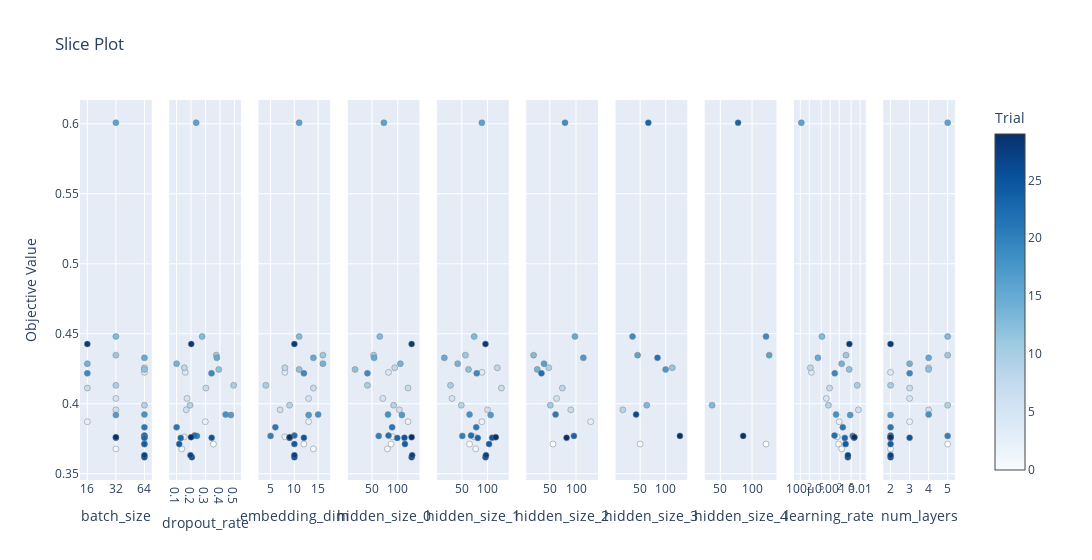

Notebook cell for this chart:
### Code cell
# Slice Plot
plot_slice(study).show()

### Figure 1 — Plotly figure (JSON) as saved in the notebook; plotly's stock layout.template omitted (floating-point values rounded to 4 significant figures)
{"data": [{"marker": {"color": [0, 1, 2, 3, 4, 5, 6, 7, 8, 9, 10, 11, 12, 13, 14, 15, 16, 17, 18, 19, 20, 21, 22, 23, 24, 25, 26, 27, 28, 29], "colorbar": {"title": {"text": "Trial"}, "x": 1, "xpad": 40}, "colorscale": [[0, "rgb(247,251,255)"], [0.125, "rgb(222,235,247)"], [0.25, "rgb(198,219,239)"], [0.375, "rgb(158,202,225)"], [0.5, "rgb(107,174,214)"], [0.625, "rgb(66,146,198)"], [0.75, "rgb(33,113,181)"], [0.875, "rgb(8,81,156)"], [1, "rgb(8,48,107)"]], "line": {"color": "Grey", "width": 0.5}, "showscale": true}, "mode": "markers", "name": "Feasible Trial", "showlegend": false, "type": "scatter", "x": [64, 32, 16, 64, 64, 32, 32, 16, 64, 64, 32, 32, 64, 32, 16, 64, 32, 32, 64, 16, 64, 64, 64, 64, 64, 32, 64, 64, 16, 32], "xaxis": "x", "y": [0.3712, 0.3678, 0.3872, 0.3764, 0.4225, 0.4038, 0.3957, 0.4112, 0.4257, 0.399, 0.4132, 0.4347, 0.4245, 0.4481, 0.4286, 0.4328, 0.6007, 0.392, 0.3923, 0.4217, 0.3771, 0.3832, 0.3773, 0.3756, 0.3712, 0.3757, 0.3618, 0.3632, 0.4427, 0.3762], "yaxis": "y"}, {"marker": {"color": [0, 1, 2, 3, 4, 5, 6, 7, 8, 9, 10, 11, 12, 13, 14, 15, 16, 17, 18, 19, 20, 21, 22, 23, 24, 25, 26, 27, 28, 29], "colorbar": {"title": {"text": "Trial"}, "x": 1, "xpad": 40}, "colorscale": [[0, "rgb(247,251,255)"], [0.125, "rgb(222,235,247)"], [0.25, "rgb(198,219,239)"], [0.375, "rgb(158,202,225)"], [0.5, "rgb(107,174,214)"], [0.625, "rgb(66,146,198)"], [0.75, "rgb(33,113,181)"], [0.875, "rgb(8,81,156)"], [1, "rgb(8,48,107)"]], "line": {"color": "Grey", "width": 0.5}, "showscale": false}, "mode": "markers", "name": "Feasible Trial", "showlegend": false, "type": "scatter", "x": [0.3551, 0.1366, 0.299, 0.1545, 0.1607, 0.1729, 0.1676, 0.3029, 0.1542, 0.194, 0.4947, 0.375, 0.3918, 0.2773, 0.1008, 0.3786, 0.236, 0.4756, 0.4391, 0.3417, 0.2409, 0.1011, 0.2248, 0.1292, 0.1189, 0.3428, 0.2063, 0.1969, 0.2019, 0.2006], "xaxis": "x2", "y": [0.3712, 0.3678, 0.3872, 0.3764, 0.4225, 0.4038, 0.3957, 0.4112, 0.4257, 0.399, 0.4132, 0.4347, 0.4245, 0.4481, 0.4286, 0.4328, 0.6007, 0.392, 0.3923, 0.4217, 0.3771, 0.3832, 0.3773, 0.3756, 0.3712, 0.3757, 0.3618, 0.3632, 0.4427, 0.3762], "yaxis": "y2"}, {"marker": {"color": [0, 1, 2, 3, 4, 5, 6, 7, 8, 9, 10, 11, 12, 13, 14, 15, 16, 17, 18, 19, 20, 21, 22, 23, 24, 25, 26, 27, 28, 29], "colorbar": {"title": {"text": "Trial"}, "x": 1, "xpad": 40}, "colorscale": [[0, "rgb(247,251,255)"], [0.125, "rgb(222,235,247)"], [0.25, "rgb(198,219,239)"], [0.375, "rgb(158,202,225)"], [0.5, "rgb(107,174,214)"], [0.625, "rgb(66,146,198)"], [0.75, "rgb(33,113,181)"], [0.875, "rgb(8,81,156)"], [1, "rgb(8,48,107)"]], "line": {"color": "Grey", "width": 0.5}, "showscale": false}, "mode": "markers", "name": "Feasible Trial", "showlegend": false, "type": "scatter", "x": [12, 14, 13, 8, 8, 13, 7, 14, 8, 9, 4, 16, 11, 11, 16, 14, 11, 13, 15, 12, 5, 6, 10, 9, 10, 12, 10, 10, 10, 9], "xaxis": "x3", "y": [0.3712, 0.3678, 0.3872, 0.3764, 0.4225, 0.4038, 0.3957, 0.4112, 0.4257, 0.399, 0.4132, 0.4347, 0.4245, 0.4481, 0.4286, 0.4328, 0.6007, 0.392, 0.3923, 0.4217, 0.3771, 0.3832, 0.3773, 0.3756, 0.3712, 0.3757, 0.3618, 0.3632, 0.4427, 0.3762], "yaxis": "y3"}, {"marker": {"color": [0, 1, 2, 3, 4, 5, 6, 7, 8, 9, 10, 11, 12, 13, 14, 15, 16, 17, 18, 19, 20, 21, 22, 23, 24, 25, 26, 27, 28, 29], "colorbar": {"title": {"text": "Trial"}, "x": 1, "xpad": 40}, "colorscale": [[0, "rgb(247,251,255)"], [0.125, "rgb(222,235,247)"], [0.25, "rgb(198,219,239)"], [0.375, "rgb(158,202,225)"], [0.5, "rgb(107,174,214)"], [0.625, "rgb(66,146,198)"], [0.75, "rgb(33,113,181)"], [0.875, "rgb(8,81,156)"], [1, "rgb(8,48,107)"]], "line": {"color": "Grey", "width": 0.5}, "showscale": false}, "mode": "markers", "name": "Feasible Trial", "showlegend": false, "type": "scatter", "x": [87, 80, 120, 90, 82, 71, 103, 120, 94, 92, 41, 53, 17, 65, 105, 54, 73, 108, 81, 41, 63, 89, 82, 99, 114, 113, 127, 128, 127, 127], "xaxis": "x4", "y": [0.3712, 0.3678, 0.3872, 0.3764, 0.4225, 0.4038, 0.3957, 0.4112, 0.4257, 0.399, 0.4132, 0.4347, 0.4245, 0.4481, 0.4286, 0.4328, 0.6007, 0.392, 0.3923, 0.4217, 0.3771, 0.3832, 0.3773, 0.3756, 0.3712, 0.3757, 0.3618, 0.3632, 0.4427, 0.3762], "yaxis": "y4"}, {"marker": {"color": [0, 1, 2, 3, 4, 5, 6, 7, 8, 9, 10, 11, 12, 13, 14, 15, 16, 17, 18, 19, 20, 21, 22, 23, 24, 25, 26, 27, 28, 29], "colorbar": {"title": {"text": "Trial"}, "x": 1, "xpad": 40}, "colorscale": [[0, "rgb(247,251,255)"], [0.125, "rgb(222,235,247)"], [0.25, "rgb(198,219,239)"], [0.375, "rgb(158,202,225)"], [0.5, "rgb(107,174,214)"], [0.625, "rgb(66,146,198)"], [0.75, "rgb(33,113,181)"], [0.875, "rgb(8,81,156)"], [1, "rgb(8,48,107)"]], "line": {"color": "Grey", "width": 0.5}, "showscale": false}, "mode": "markers", "name": "Feasible Trial", "showlegend": false, "type": "scatter", "x": [65, 77, 89, 74, 89, 31, 100, 127, 119, 49, 28, 57, 63, 74, 42, 16, 89, 106, 65, 79, 51, 78, 68, 81, 103, 109, 96, 97, 96, 116], "xaxis": "x5", "y": [0.3712, 0.3678, 0.3872, 0.3764, 0.4225, 0.4038, 0.3957, 0.4112, 0.4257, 0.399, 0.4132, 0.4347, 0.4245, 0.4481, 0.4286, 0.4328, 0.6007, 0.392, 0.3923, 0.4217, 0.3771, 0.3832, 0.3773, 0.3756, 0.3712, 0.3757, 0.3618, 0.3632, 0.4427, 0.3762], "yaxis": "y5"}, {"marker": {"color": [0, 2, 5, 6, 7, 8, 9, 11, 12, 13, 14, 15, 16, 18, 19, 20, 25], "colorbar": {"title": {"text": "Trial"}, "x": 1, "xpad": 40}, "colorscale": [[0, "rgb(247,251,255)"], [0.125, "rgb(222,235,247)"], [0.25, "rgb(198,219,239)"], [0.375, "rgb(158,202,225)"], [0.5, "rgb(107,174,214)"], [0.625, "rgb(66,146,198)"], [0.75, "rgb(33,113,181)"], [0.875, "rgb(8,81,156)"], [1, "rgb(8,48,107)"]], "line": {"color": "Grey", "width": 0.5}, "showscale": false}, "mode": "markers", "name": "Feasible Trial", "showlegend": false, "type": "scatter", "x": [56, 128, 63, 90, 74, 48, 51, 19, 26, 98, 39, 114, 79, 61, 34, 96, 82], "xaxis": "x6", "y": [0.3712, 0.3872, 0.4038, 0.3957, 0.4112, 0.4257, 0.399, 0.4347, 0.4245, 0.4481, 0.4286, 0.4328, 0.6007, 0.3923, 0.4217, 0.3771, 0.3757], "yaxis": "y6"}, {"marker": {"color": [0, 6, 8, 9, 11, 12, 13, 15, 16, 18, 20], "colorbar": {"title": {"text": "Trial"}, "x": 1, "xpad": 40}, "colorscale": [[0, "rgb(247,251,255)"], [0.125, "rgb(222,235,247)"], [0.25, "rgb(198,219,239)"], [0.375, "rgb(158,202,225)"], [0.5, "rgb(107,174,214)"], [0.625, "rgb(66,146,198)"], [0.75, "rgb(33,113,181)"], [0.875, "rgb(8,81,156)"], [1, "rgb(8,48,107)"]], "line": {"color": "Grey", "width": 0.5}, "showscale": false}, "mode": "markers", "name": "Feasible Trial", "showlegend": false, "type": "scatter", "x": [50, 16, 113, 63, 45, 100, 35, 84, 66, 42, 128], "xaxis": "x7", "y": [0.3712, 0.3957, 0.4257, 0.399, 0.4347, 0.4245, 0.4481, 0.4328, 0.6007, 0.3923, 0.3771], "yaxis": "y7"}, {"marker": {"color": [0, 9, 11, 13, 16, 20], "colorbar": {"title": {"text": "Trial"}, "x": 1, "xpad": 40}, "colorscale": [[0, "rgb(247,251,255)"], [0.125, "rgb(222,235,247)"], [0.25, "rgb(198,219,239)"], [0.375, "rgb(158,202,225)"], [0.5, "rgb(107,174,214)"], [0.625, "rgb(66,146,198)"], [0.75, "rgb(33,113,181)"], [0.875, "rgb(8,81,156)"], [1, "rgb(8,48,107)"]], "line": {"color": "Grey", "width": 0.5}, "showscale": false}, "mode": "markers", "name": "Feasible Trial", "showlegend": false, "type": "scatter", "x": [122, 37, 127, 122, 78, 86], "xaxis": "x8", "y": [0.3712, 0.399, 0.4347, 0.4481, 0.6007, 0.3771], "yaxis": "y8"}, {"marker": {"color": [0, 1, 2, 3, 4, 5, 6, 7, 8, 9, 10, 11, 12, 13, 14, 15, 16, 17, 18, 19, 20, 21, 22, 23, 24, 25, 26, 27, 28, 29], "colorbar": {"title": {"text": "Trial"}, "x": 1, "xpad": 40}, "colorscale": [[0, "rgb(247,251,255)"], [0.125, "rgb(222,235,247)"], [0.25, "rgb(198,219,239)"], [0.375, "rgb(158,202,225)"], [0.5, "rgb(107,174,214)"], [0.625, "rgb(66,146,198)"], [0.75, "rgb(33,113,181)"], [0.875, "rgb(8,81,156)"], [1, "rgb(8,48,107)"]], "line": {"color": "Grey", "width": 0.5}, "showscale": false}, "mode": "markers", "name": "Feasible Trial", "showlegend": false, "type": "scatter", "x": [0.001905, 0.00241, 0.001996, 0.001725, 0.0002358, 0.0007413, 0.008744, 0.0009482, 0.000217, 0.0008714, 0.008, 0.003366, 0.004294, 0.0005282, 0.002412, 0.0003888, 0.0001085, 0.00465, 0.001569, 0.001417, 0.005642, 0.00263, 0.001391, 0.003077, 0.003267, 0.006233, 0.003873, 0.003903, 0.004358, 0.006436], "xaxis": "x9", "y": [0.3712, 0.3678, 0.3872, 0.3764, 0.4225, 0.4038, 0.3957, 0.4112, 0.4257, 0.399, 0.4132, 0.4347, 0.4245, 0.4481, 0.4286, 0.4328, 0.6007, 0.392, 0.3923, 0.4217, 0.3771, 0.3832, 0.3773, 0.3756, 0.3712, 0.3757, 0.3618, 0.3632, 0.4427, 0.3762], "yaxis": "y9"}, {"marker": {"color": [0, 1, 2, 3, 4, 5, 6, 7, 8, 9, 10, 11, 12, 13, 14, 15, 16, 17, 18, 19, 20, 21, 22, 23, 24, 25, 26, 27, 28, 29], "colorbar": {"title": {"text": "Trial"}, "x": 1, "xpad": 40}, "colorscale": [[0, "rgb(247,251,255)"], [0.125, "rgb(222,235,247)"], [0.25, "rgb(198,219,239)"], [0.375, "rgb(158,202,225)"], [0.5, "rgb(107,174,214)"], [0.625, "rgb(66,146,198)"], [0.75, "rgb(33,113,181)"], [0.875, "rgb(8,81,156)"], [1, "rgb(8,48,107)"]], "line": {"color": "Grey", "width": 0.5}, "showscale": false}, "mode": "markers", "name": "Feasible Trial", "showlegend": false, "type": "scatter", "x": [5, 2, 3, 2, 2, 3, 4, 3, 4, 5, 2, 5, 4, 5, 3, 4, 5, 2, 4, 3, 5, 2, 2, 2, 2, 3, 2, 2, 2, 2], "xaxis": "x10", "y": [0.3712, 0.3678, 0.3872, 0.3764, 0.4225, 0.4038, 0.3957, 0.4112, 0.4257, 0.399, 0.4132, 0.4347, 0.4245, 0.4481, 0.4286, 0.4328, 0.6007, 0.392, 0.3923, 0.4217, 0.3771, 0.3832, 0.3773, 0.3756, 0.3712, 0.3757, 0.3618, 0.3632, 0.4427, 0.3762], "yaxis": "y10"}], "layout": {"title": {"text": "Slice Plot"}, "width": 3000, "xaxis": {"anchor": "y", "categoryarray": [16, 32, 64], "categoryorder": "array", "domain": [0, 0.082], "title": {"text": "batch_size"}, "type": "category"}, "xaxis10": {"anchor": "y10", "domain": [0.918, 1.0], "title": {"text": "num_layers"}}, "xaxis2": {"anchor": "y2", "domain": [0.102, 0.184], "title": {"text": "dropout_rate"}}, "xaxis3": {"anchor": "y3", "domain": [0.204, 0.286], "title": {"text": "embedding_dim"}}, "xaxis4": {"anchor": "y4", "domain": [0.306, 0.388], "title": {"text": "hidden_size_0"}}, "xaxis5": {"anchor": "y5", "domain": [0.408, 0.49], "title": {"text": "hidden_size_1"}}, "xaxis6": {"anchor": "y6", "domain": [0.51, 0.592], "title": {"text": "hidden_size_2"}}, "xaxis7": {"anchor": "y7", "domain": [0.612, 0.694], "title": {"text": "hidden_size_3"}}, "xaxis8": {"anchor": "y8", "domain": [0.714, 0.796], "title": {"text": "hidden_size_4"}}, "xaxis9": {"anchor": "y9", "domain": [0.816, 0.898], "title": {"text": "learning_rate"}, "type": "log"}, "yaxis": {"anchor": "x", "domain": [0, 1], "title": {"text": "Objective Value"}}, "yaxis10": {"anchor": "x10", "domain": [0, 1], "matches": "y", "showticklabels": false}, "yaxis2": {"anchor": "x2", "domain": [0, 1], "matches": "y", "showticklabels": false}, "yaxis3": {"anchor": "x3", "domain": [0, 1], "matches": "y", "showticklabels": false}, "yaxis4": {"anchor": "x4", "domain": [0, 1], "matches": "y", "showticklabels": false}, "yaxis5": {"anchor": "x5", "domain": [0, 1], "matches": "y", "showticklabels": false}, "yaxis6": {"anchor": "x6", "domain": [0, 1], "matches": "y", "showticklabels": false}, "yaxis7": {"anchor": "x7", "domain": [0, 1], "matches": "y", "showticklabels": false}, "yaxis8": {"anchor": "x8", "domain": [0, 1], "matches": "y", "showticklabels": false}, "yaxis9": {"anchor": "x9", "domain": [0, 1], "matches": "y", "showticklabels": false}}}
